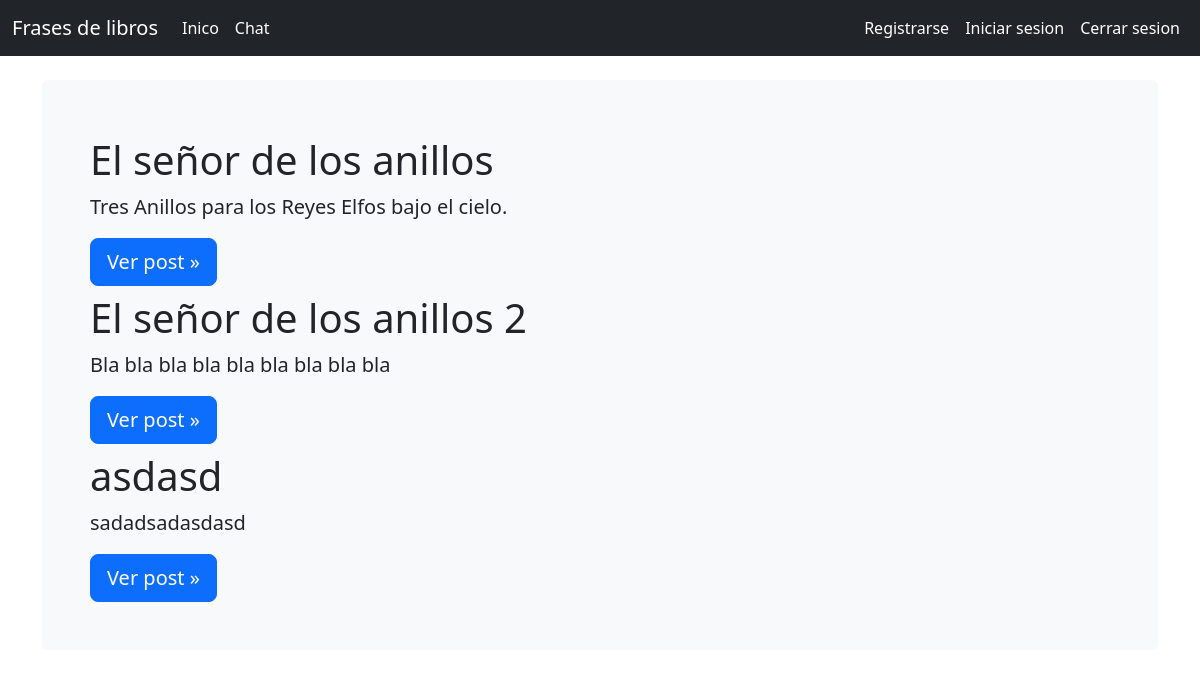
The app's page /, older data.
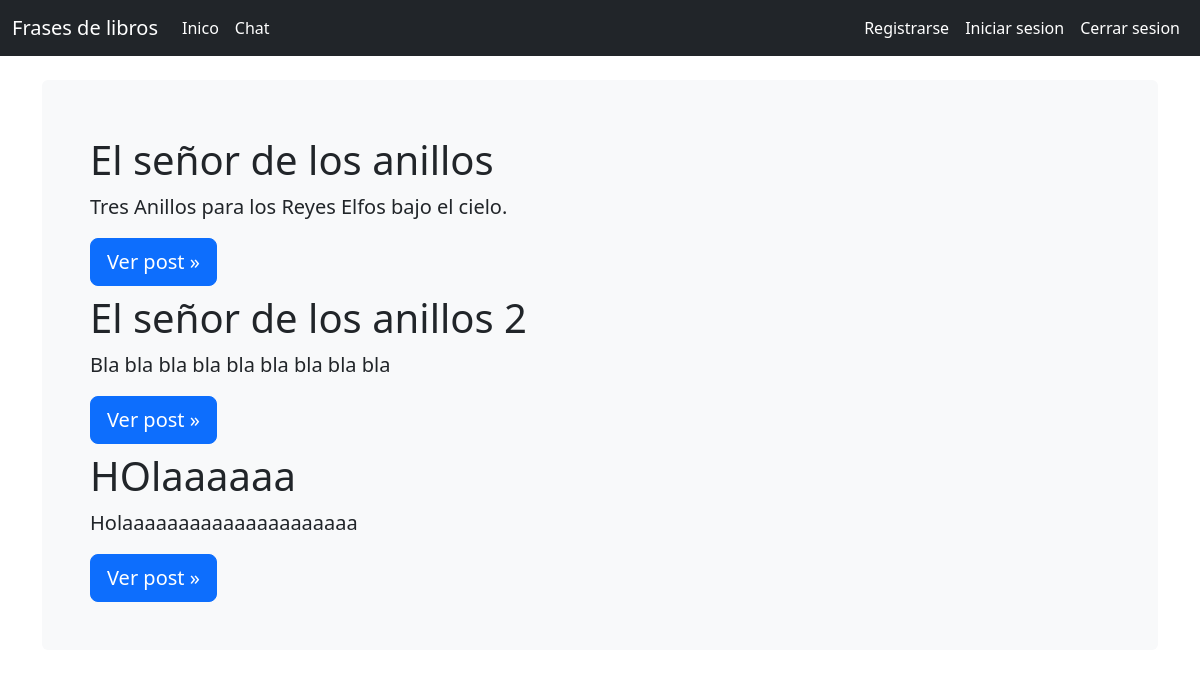
The same page, newer data.
### posts/models.py (models this page shows)
class Post(models.Model):
    title = models.CharField(max_length=100)
    slug = models.SlugField()
    create_on = models.DateTimeField(auto_now_add=True)
    content = models.TextField()
    def __str__(self):
        return self.title

### posts/views.py (the view)
# urls.py: path('',views.index,name='index'),
def index(request):
    post = Post.objects.all()
    return render(request, 'index.html',{'post':post})

### templates/index.html (shortened to what this page needs)
{% extends 'base.html' %}
{% load static%}
    {% block content %}
<main class="container">
  <div class="bg-light p-5 rounded">
    {% for publicacion in post %}
    <h1>{{ publicacion.title }}</h1>
    <p class="lead">{{ publicacion.content | slice:":50" }}</p>
    <a class="btn btn-lg btn-primary" href="{% url 'post_detail' publicacion.id %}" role="button">Ver post &raquo;</a>
    {% endfor %}
  </div>
</main>
    {% endblock %}

### templates/base.html (shortened to what this page needs)
<html>
<head>
    <link href="https://cdn.jsdelivr.net/npm/bootstrap@5.2.2/dist/css/bootstrap.min.css" rel="stylesheet">
</head>
<body>
      <nav class="navbar navbar-expand-md navbar-dark bg-dark mb-4">
        <div class="container-fluid">
          <a class="navbar-brand" href="{% url 'index' %}">Frases de libros</a>
          <div class="collapse navbar-collapse" id="navbarCollapse">
            <ul class="navbar-nav me-auto mb-2 mb-md-0">
              <li class="nav-item">
                <a class="nav-link active" aria-current="page" href="{% url 'index' %}">Inico</a>
              </li>
              <li class="nav-item">
                <a class="nav-link active" aria-current="page" href="{% url 'home' %}" target="_blank" rel="noopener noreferrer">Chat</a>
              </li>
            </ul>
            <ul class="navbar-nav">
              {% if request.user.is_authenticated %}
              <li class="nav-item">
                <a class="nav-link active" aria-current="page" href="{% url 'logout' %}">Cerrar sesion</a>
              </li>
              <li class="nav-item">
                <a class="nav-link active" aria-current="page" href="{% url 'post' %}">Nuevo Post</a>
              </li>
              {% else %}
              <li class="nav-item">
                <a class="nav-link active" aria-current="page" href="{% url 'register' %}">Registrarse</a>
              </li>
                <li class="nav-item">
                    <a class="nav-link active" aria-current="page" href="{% url 'login' %}">Iniciar sesion</a>
                  </li>
                  <li class="nav-item">
                    <a class="nav-link active" aria-current="page" href="{% url 'logout' %}">Cerrar sesion</a>
                  </li>
              {% endif %}
            </ul>
          </div>
        </div>
      </nav>
    {% block content %} {% endblock %}
</body>
</html>

Row changes from the older to the newer data that the page shows:
removed Post: title "asdasd", content "sadadsadasdasd"
added Post: title "HOlaaaaaa", content "Holaaaaaaaaaaaaaaaaaaaaa"
